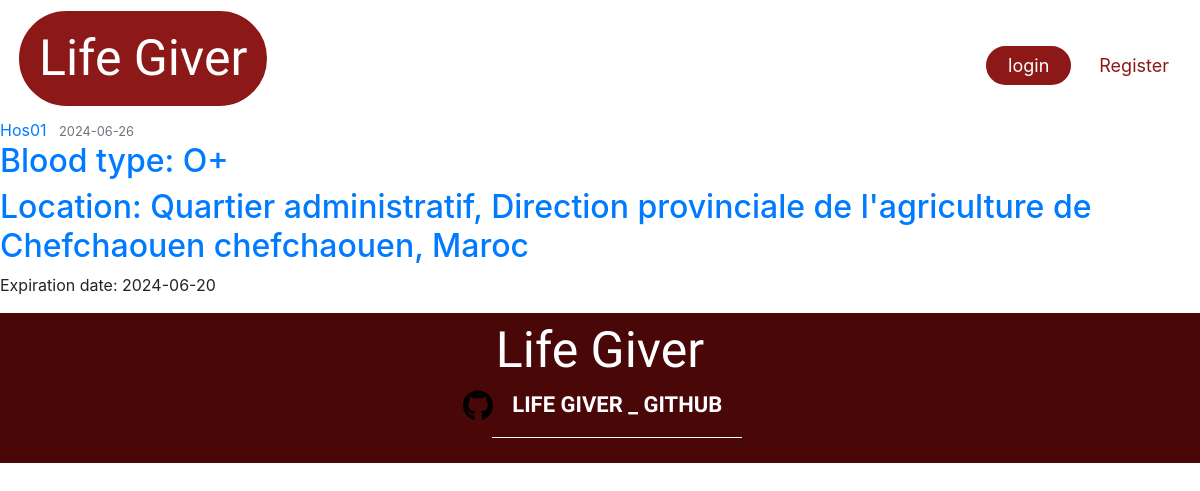
Page /don_request/2 on the committed database.
### Lifegiver_test/lifegiver/models.py (models this page shows, shortened)
class Hospital(db.Model, UserMixin):
    __tablename__ = 'hospital'
    id = db.Column(db.Integer, primary_key=True)
    name = db.Column(db.String(225), nullable=False)
    image_file = db.Column(db.String(20), nullable=False, default='default1.png')
    street = db.Column(db.String(500), nullable=True)
    city = db.Column(db.String(100), nullable=True)
    province = db.Column(db.String(100), nullable=True)
    zip_code = db.Column(db.String(45), nullable=True)
    country = db.Column(db.String(100), nullable=True)
    phone_number = db.Column(db.String(45), nullable=False)
    email = db.Column(db.String(125), unique=True, nullable=False)
    password = db.Column(db.String(60), nullable=False)
    barcode = db.Column(db.String(100), unique=True, nullable=False)
    lat = db.Column(db.Float, nullable=True)
    lng = db.Column(db.Float, nullable=True)
    hospital_donations = db.relationship('UserDonation', backref='hospital_donation', lazy=True)
    hospital_requests = db.relationship('DonationRequest', backref='hospital_request', lazy=True)
    urgent_requests = db.relationship('UrgentRequest', backref='hospital_urgent_request', lazy=True)

class DonationRequest(db.Model):
    id = db.Column(db.Integer, primary_key=True)
    hospital_id = db.Column(db.Integer, db.ForeignKey('hospital.id'), nullable=False)
    blood_type = db.Column(db.Enum('O-', 'O+', 'A-', 'A+', 'B-', 'B+', 'AB-', 'AB+'), nullable=False)
    request_date = db.Column(db.DateTime, nullable=False, default=datetime.now)
    status = db.Column(db.Enum('pending', 'fulfilled', 'failed'), nullable=False)
    expiration_date = db.Column(db.DateTime, nullable=False, default=lambda: datetime.now() + timedelta(days=90))
    request_donations = db.relationship('UserDonation', backref='donation_request', lazy=True)

### Lifegiver_test/lifegiver/route.py (the view)
@app.route('/don_request/<int:don_request_id>', methods=['POST', 'GET'], strict_slashes=False)
def don_request(don_request_id):
    don_request = DonationRequest.query.get_or_404(don_request_id)
    return render_template('request_by_id.html', title='A Request By ID page', request=don_request)

### Lifegiver_test/lifegiver/templates/request_by_id.html (shortened to what this page needs)
{% extends "layout.html" %}
{% block content %}
        <article class="media content-section">
          <div class="media-body">
            <div class="article-metadata">
              <a class="mr-2" href="{{ url_for('hospital_requests', name=request.hospital_request.name) }}">{{ request.hospital_request.name }}</a>
              <small class="text-muted">{{ request.request_date.strftime('%Y-%m-%d') }}</small>
            </div>
            <h2><a class="article-title" href="#">{{ 'Blood type: ' ~ request.blood_type }}</a></h2>
            <h2><a class="article-title" href="#">{{ 'Location: ' ~ request.hospital_request.street ~ ' ' ~ request.hospital_request.city ~ ', ' ~ request.hospital_request.country }}</a></h2>
            <p class="article-content">{{ 'Expiration date: ' ~ request.expiration_date.strftime('%Y-%m-%d') }}</p>
          </div>
        </article>
{% endblock content %}

### Lifegiver_test/lifegiver/static/css/loading.css (style rules this page uses)
:root { --border-width: 7px; }
* { margin: 0; padding: 0; }

### rows in the picture
Hospital: hospital_request.name "Hos01", street+city+country "Location: Quartier administratif, Direction provinciale de l'agriculture de Chefchaouen chefchaouen, Maroc"
DonationRequest: request_date "2024-06-26", blood_type "Blood type: O+", expiration_date "Expiration date: 2024-06-20"
